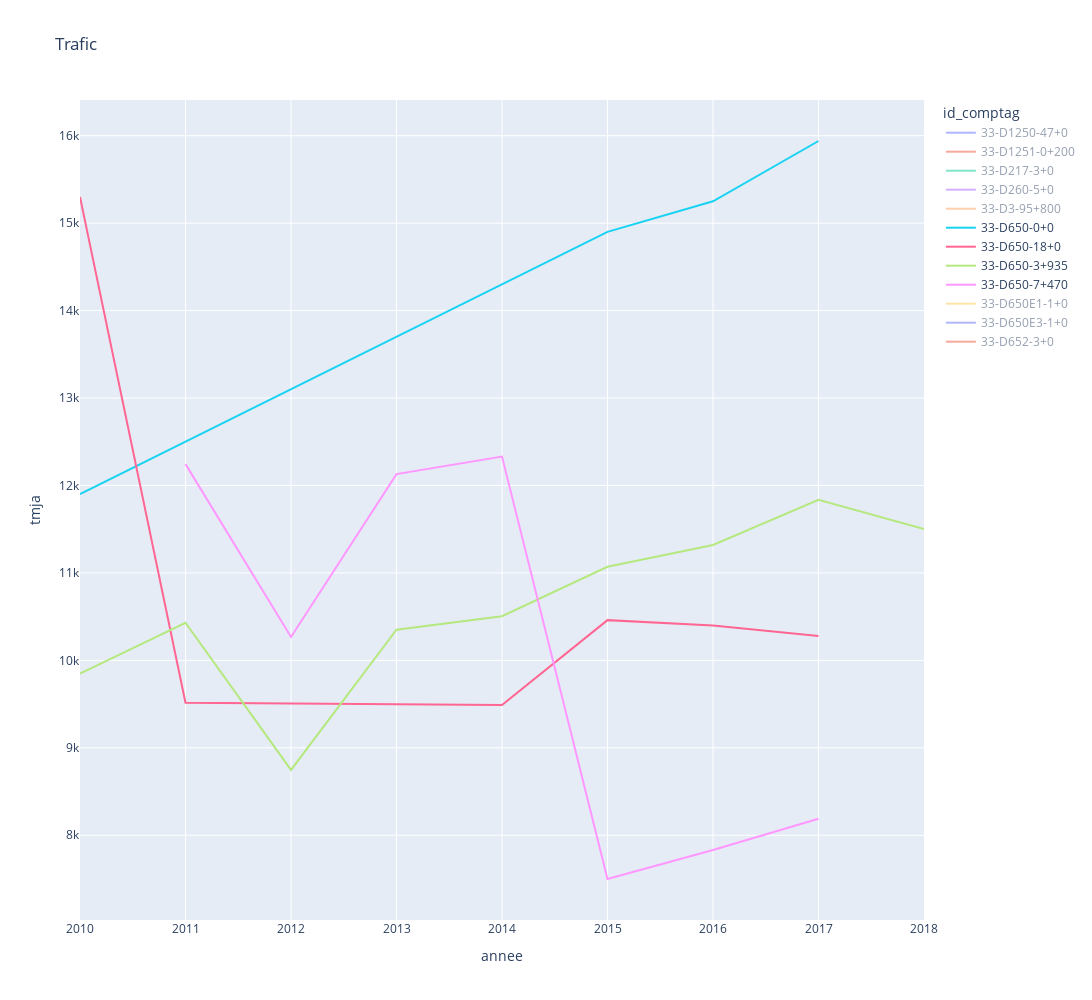

The notebook cell this image was saved under:
### Code cell
px.line(df_zone.loc[df_zone.zone==6].fillna(0), x='annee',y='tmja', color='id_comptag', title='Trafic',width=1500, height=1000)

### Figure 1 — Plotly figure (JSON) as saved in the notebook; plotly's stock layout.template omitted (floating-point values rounded to 4 significant figures)
{"data": [{"hovertemplate": "id_comptag=33-D1250-47+0<br>annee=%{x}<br>tmja=%{y}<extra></extra>", "legendgroup": "33-D1250-47+0", "line": {"color": "#636efa", "dash": "solid"}, "mode": "lines", "name": "33-D1250-47+0", "orientation": "v", "showlegend": true, "type": "scatter", "visible": "legendonly", "x": [2018, 2017, 2016, 2015, 2014, 2013, 2012, 2011, 2010], "xaxis": "x", "y": [19407, 19607, 19827, 19550, 19524, 20150, 19684, 19697, 18600], "yaxis": "y"}, {"hovertemplate": "id_comptag=33-D1251-0+200<br>annee=%{x}<br>tmja=%{y}<extra></extra>", "legendgroup": "33-D1251-0+200", "line": {"color": "#EF553B", "dash": "solid"}, "mode": "lines", "name": "33-D1251-0+200", "orientation": "v", "showlegend": true, "type": "scatter", "visible": "legendonly", "x": [2017, 2016, 2014, 2012], "xaxis": "x", "y": [10279, 10400, 16100, 16128], "yaxis": "y"}, {"hovertemplate": "id_comptag=33-D217-3+0<br>annee=%{x}<br>tmja=%{y}<extra></extra>", "legendgroup": "33-D217-3+0", "line": {"color": "#00cc96", "dash": "solid"}, "mode": "lines", "name": "33-D217-3+0", "orientation": "v", "showlegend": true, "type": "scatter", "visible": "legendonly", "x": [2017, 2016, 2015, 2014, 2012, 2011, 2010], "xaxis": "x", "y": [4273, 4230, 4030, 8690, 8724, 9007, 4800], "yaxis": "y"}, {"hovertemplate": "id_comptag=33-D260-5+0<br>annee=%{x}<br>tmja=%{y}<extra></extra>", "legendgroup": "33-D260-5+0", "line": {"color": "#ab63fa", "dash": "solid"}, "mode": "lines", "name": "33-D260-5+0", "orientation": "v", "showlegend": true, "type": "scatter", "visible": "legendonly", "x": [2017, 2016, 2015, 2014, 2012], "xaxis": "x", "y": [5599, 5360, 5240, 6780, 5642], "yaxis": "y"}, {"hovertemplate": "id_comptag=33-D3-95+800<br>annee=%{x}<br>tmja=%{y}<extra></extra>", "legendgroup": "33-D3-95+800", "line": {"color": "#FFA15A", "dash": "solid"}, "mode": "lines", "name": "33-D3-95+800", "orientation": "v", "showlegend": true, "type": "scatter", "visible": "legendonly", "x": [2017, 2016, 2015, 2014, 2012, 2010], "xaxis": "x", "y": [13448, 12320, 12245, 12000, 11645, 10500], "yaxis": "y"}, {"hovertemplate": "id_comptag=33-D650-0+0<br>annee=%{x}<br>tmja=%{y}<extra></extra>", "legendgroup": "33-D650-0+0", "line": {"color": "#19d3f3", "dash": "solid"}, "mode": "lines", "name": "33-D650-0+0", "orientation": "v", "showlegend": true, "type": "scatter", "visible": true, "x": [2017, 2016, 2015, 2010], "xaxis": "x", "y": [15939, 15250, 14900, 11900], "yaxis": "y"}, {"hovertemplate": "id_comptag=33-D650-18+0<br>annee=%{x}<br>tmja=%{y}<extra></extra>", "legendgroup": "33-D650-18+0", "line": {"color": "#FF6692", "dash": "solid"}, "mode": "lines", "name": "33-D650-18+0", "orientation": "v", "showlegend": true, "type": "scatter", "visible": true, "x": [2017, 2016, 2015, 2014, 2012, 2011, 2010], "xaxis": "x", "y": [10280, 10400, 10460, 9490, 9508, 9515, 15300], "yaxis": "y"}, {"hovertemplate": "id_comptag=33-D650-3+935<br>annee=%{x}<br>tmja=%{y}<extra></extra>", "legendgroup": "33-D650-3+935", "line": {"color": "#B6E880", "dash": "solid"}, "mode": "lines", "name": "33-D650-3+935", "orientation": "v", "showlegend": true, "type": "scatter", "visible": true, "x": [2018, 2017, 2016, 2015, 2014, 2013, 2012, 2011, 2010], "xaxis": "x", "y": [11501, 11837, 11320, 11070, 10505, 10350, 8747, 10430, 9850], "yaxis": "y"}, {"hovertemplate": "id_comptag=33-D650-7+470<br>annee=%{x}<br>tmja=%{y}<extra></extra>", "legendgroup": "33-D650-7+470", "line": {"color": "#FF97FF", "dash": "solid"}, "mode": "lines", "name": "33-D650-7+470", "orientation": "v", "showlegend": true, "type": "scatter", "visible": true, "x": [2017, 2016, 2015, 2014, 2013, 2012, 2011], "xaxis": "x", "y": [8188, 7831, 7500, 12330, 12130, 10268, 12244], "yaxis": "y"}, {"hovertemplate": "id_comptag=33-D650E1-1+0<br>annee=%{x}<br>tmja=%{y}<extra></extra>", "legendgroup": "33-D650E1-1+0", "line": {"color": "#FECB52", "dash": "solid"}, "mode": "lines", "name": "33-D650E1-1+0", "orientation": "v", "showlegend": true, "type": "scatter", "visible": "legendonly", "x": [2017, 2016, 2015, 2014, 2012, 2011], "xaxis": "x", "y": [9585, 9170, 8960, 7950, 6621, 7900], "yaxis": "y"}, {"hovertemplate": "id_comptag=33-D650E3-1+0<br>annee=%{x}<br>tmja=%{y}<extra></extra>", "legendgroup": "33-D650E3-1+0", "line": {"color": "#636efa", "dash": "solid"}, "mode": "lines", "name": "33-D650E3-1+0", "orientation": "v", "showlegend": true, "type": "scatter", "visible": "legendonly", "x": [2017, 2016, 2015, 2014, 2012, 2011, 2010], "xaxis": "x", "y": [14541, 13910, 13600, 12390, 10316, 12302, 15400], "yaxis": "y"}, {"hovertemplate": "id_comptag=33-D652-3+0<br>annee=%{x}<br>tmja=%{y}<extra></extra>", "legendgroup": "33-D652-3+0", "line": {"color": "#EF553B", "dash": "solid"}, "mode": "lines", "name": "33-D652-3+0", "orientation": "v", "showlegend": true, "type": "scatter", "visible": "legendonly", "x": [2017, 2016, 2015, 2014, 2012, 2011, 2010], "xaxis": "x", "y": [8670, 8310, 8100, 7550, 6682, 6729, 6850], "yaxis": "y"}], "layout": {"height": 1000, "legend": {"title": {"text": "id_comptag"}, "tracegroupgap": 0}, "title": {"text": "Trafic"}, "width": 1500, "xaxis": {"anchor": "y", "autorange": true, "domain": [0, 1], "range": [2010, 2018], "title": {"text": "annee"}, "type": "linear"}, "yaxis": {"anchor": "x", "autorange": true, "domain": [0, 1], "range": [7031.0, 16410.0], "title": {"text": "tmja"}, "type": "linear"}}}
